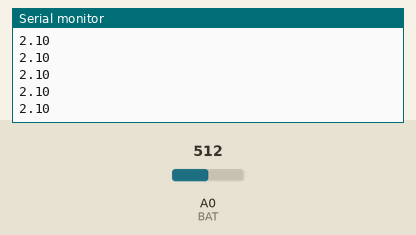
Simulated run of this sketch. Board: Arduino Uno, built with avr-gcc and run on an emulated ATmega328P. Shown: the last lines printed to the serial monitor. Inputs (shaded band) come from the test bench; at power-on: A0 (BAT) = 512.

Above: at 1.2 s.
1.3 s: A0 (BAT) set to 716
At 1.36 s:
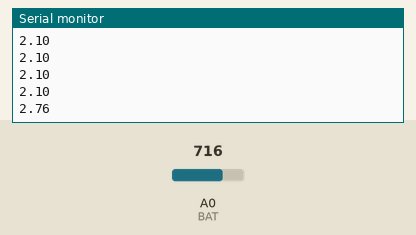
2.8 s: A0 (BAT) set to 900
At 2.8 s:
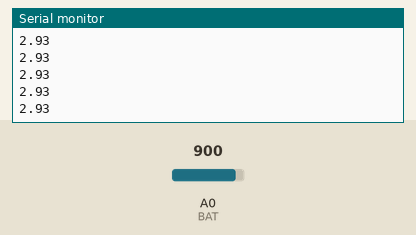
Timing chart, 0 to 5.8 s (numbered marks = the images above; inputs shaded):
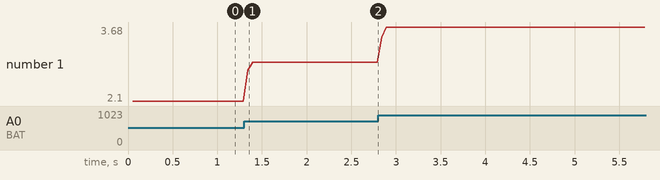

Measured:
- after the input at 1.3 s, the serial monitor: prints a new line at once (image 1)
- plotted number 1: 2.1 → 2.93 after the input at 1.3 s, 2.93 → 3.68 after the input at 2.8 s

The sketch:

esp8266-18650-battery-monitor.ino
```cpp
int BAT = A0;

void setup() {
  Serial.begin(9600);
}

void loop() {
  int value = LOW;
  float Tvoltage=0.0;
  float Vvalue=0.0,Rvalue=0.0;

  for(unsigned int i=0;i<10;i++){
    Vvalue=Vvalue+analogRead(BAT);
    delay(5);
  }

  Vvalue=(float)Vvalue/10.0;
  Rvalue=(float)(Vvalue/1024.0)*3.3;
  Tvoltage=Rvalue*1.27;
  value = HIGH;
  Serial.println(Tvoltage);
}
```
